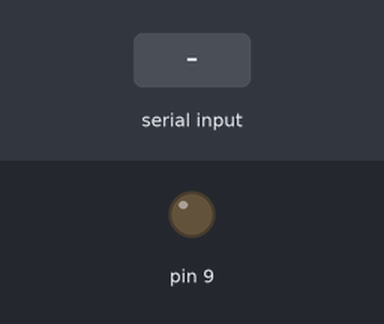
Bench run of a sketch on a simulated Arduino Uno, built with avr-gcc and run on an emulated ATmega328P. Parts: output pins drawn as LEDs (lit = HIGH). Inputs (shaded band) come from the test bench.

Above: at 1.2 s.
1.3 s: "1" received over Serial
At 2.2 s:
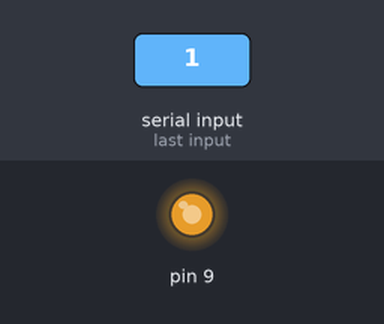
2.8 s: "0" received over Serial
At 3.3 s:
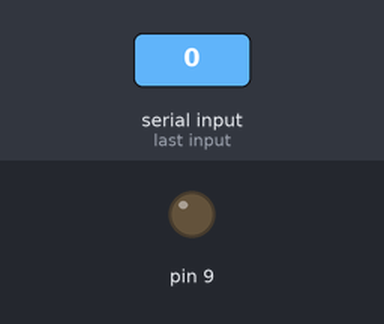
Timing chart, 0 to 5.8 s (numbered marks = the images above; inputs shaded):
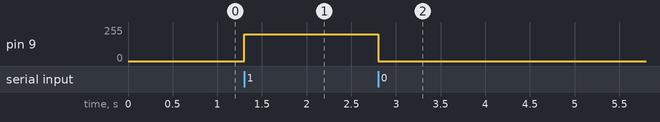

The sketch:

pythhaberlesme.ino
```cpp
void setup() {
  pinMode(9, OUTPUT);
  Serial.begin(9600);
}

void loop() //This will be executed over and over
{

if(Serial.read() == '1') {
  analogWrite(9, 200);
}
if(Serial.read() == '0') {
  analogWrite(9, 0);
}
}
```

Measured:
- after the input at 1.3 s, pin 9: 0/255 → 200/255 at once
- after the input at 2.8 s, pin 9: 200/255 → 0/255 at once
